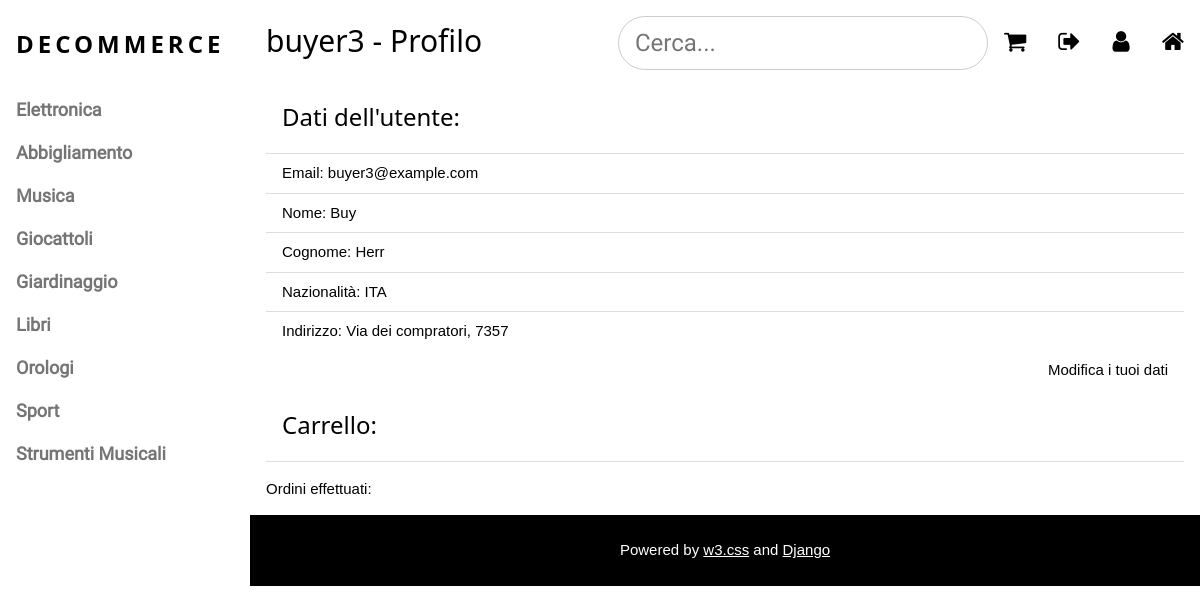
Page /profile/23/ (signed in) on the committed database.
### decommerce/models.py (models this page shows, shortened)
class Category(models.Model):
    name = models.CharField(max_length=50, unique=True, blank=False)
    class Meta:
        verbose_name = _('category')

class UserProfile(models.Model):
    user = models.OneToOneField(User, on_delete=models.CASCADE)
    nationality = models.CharField(max_length=3, validators=[MinLengthValidator(3)], choices=NATION_CHOICES)
    address = models.CharField(max_length=50)
    cart = models.ManyToManyField(CartItem)
    def cartTotal(self):
        return sum([item.product.price * item.quantity for item in self.cart.all()])
    cart_total = property(cartTotal)
    class Meta:
        verbose_name = _('user profile')

### decommerce/views.py (the view)
# urls.py: url(r'^profile/(?P<user_id>[0-9]+)/$', views.profile, name='profile'),
@login_required
def profile(request, user_id):
    user = get_object_or_404(User, pk=user_id)
    visitor = False
    if str(request.user.id) != user_id:
        visitor = True
    if UserProfile.objects.filter(user=user).exists():
        return buyer_profile(request, user, visitor)
    elif SellerProfile.objects.filter(user=user).exists():
        return seller_profile(request, user, visitor)
    else:
        return HttpResponse('You\'re user: ' + user.get_username())

### decommerce/forms.py
class ModifyUserDataForm(forms.Form):
    mail = forms.EmailField(label='E-mail', widget= forms.TextInput(
                            attrs={'class':'w3-input w3-margin-bottom w3-third', 'placeholder':'E-mail'}))
    nationality = forms.ChoiceField(label='Nazionalità', choices=NATION_CHOICES, widget=forms.Select(
                                    attrs={'class':'w3-select w3-input w3-margin-bottom w3-third'}),
                                    required= False)
    address = forms.CharField(max_length = 60, label='Indirizzo', widget= forms.TextInput(
                                attrs={'class':'w3-select w3-input w3-margin-bottom w3-third', 'placeholder':'Indirizzo'}),
                                required = False)
    name = forms.CharField(max_length = 30, widget= forms.TextInput(
                            attrs={'class':'w3-select w3-input w3-margin-bottom w3-third', 'placeholder':'Nome'}),
                           required= False)
    surname = forms.CharField(max_length = 30, widget= forms.TextInput(
                            attrs={'class':'w3-select w3-input w3-margin-bottom w3-third', 'placeholder':'Cognome'}),
                           required= False)

### decommerce/context_processor.py (called while the page is built)
def base_context(request):
    context = {'categories': Category.objects.all()}
    user = request.user
    if request.user.is_authenticated() and UserProfile.objects.filter(user = user).exists():
        buyer = UserProfile.objects.get(user = user)
        cart = []
        for item in buyer.cart.all():
            if item.product in cart:
                product = list.pop()
        context.update({'cart': buyer.cart.all(), 'cart_total': buyer.cart_total})
    return context

### decommerce/templates/decommerce/buyer_profile.html (shortened to what this page needs)
{% extends 'decommerce/base.html' %}
{% block top_title %}{{ buyer.user.get_username }} - Profilo{% endblock %}
{% block content %}
    <div class="w3-container">
        <ul class="w3-ul">
            <li><h3>Dati dell'utente:</h3></li>
            <li>Email: {{ buyer.user.email }}</li>
            <li>Nome: {{ buyer.user.first_name }}</li>
            <li>Cognome: {{ buyer.user.last_name }}</li>
            <li>Nazionalit&agrave;: {{ buyer.nationality }}</li>
            <li>Indirizzo: {{ buyer.address }}</li>
        </ul>
        <button onclick="expandModal('modifyDataDiv')" class="w3-button w3-left-align w3-right">Modifica i tuoi dati
        </button>
    </div>
    <div class="w3-container">
        <ul class="w3-ul">
            <li><h3>Carrello:</h3></li>
        </ul>
    </div>
    <div class="w3-container" style="max-height: 500px; overflow-y: auto">
        <p>Ordini effettuati:</p>
    </div>
{% endblock %}

### decommerce/templates/decommerce/base.html (shortened to what this page needs)
<!DOCTYPE html>
<html lang="it">
<head>
    {% load staticfiles %}
    <link rel="stylesheet" type="text/css" href="{% static 'decommerce/w3.css' %}">
    <link rel="stylesheet" type="text/css" href="{% static 'decommerce/Roboto.css' %}">
    <link rel="stylesheet" type="text/css" href="{% static 'decommerce/Montserrat.css' %}">
    <link rel="stylesheet" type="text/css"
          href="https://cdnjs.cloudflare.com/ajax/libs/font-awesome/4.7.0/css/font-awesome.min.css">
    <link rel="stylesheet" type="text/css" href="{% static 'decommerce/base.css' %}">
</head>
<body class="w3-content" style="max-width: 1200px">
<nav class="w3-sidebar w3-bar-block w3-white w3-collapse w3-top" style="z-index:3;width: 250px;" id="mySidebar">
    <div class="w3-container w3-display-container w3-padding-16">
        <a href="{% url 'decommerce:index' %}" title="DECOMMERCE | Home" style="text-decoration: none"><h3
                class="w3-wide"><b>DECOMMERCE</b></h3>
        </a>
    </div>
    <div class="w3-large w3-text-grey" style="font-weight:bold">
        {% for category in categories %}
            {% if category.id == actual_category.id %}
                <a href="{% url 'decommerce:category' category.id %}" title="{{ category.name }}"
                   class="w3-bar-item w3-button w3-text-black">{{ category.name }}</a>
            {% else %}
                <a href="{% url 'decommerce:category' category.id %}"
                   class="w3-bar-item w3-button">{{ category.name }}</a>
            {% endif %}
        {% endfor %}
    </div>
</nav>
<div class="w3-main" id="contentDiv" style="margin-left: 250px">
    <header class="w3-bar w3-xlarge">
        <h2 class="w3-bar-item">{% block top_title %}{% endblock %}</h2>
        <div id="rightButtons" class="w3-margin-top">
        <a id="homeIcon" href="{% url 'decommerce:index' %}" class="w3-bar-item w3-right w3-button" title="Home">
            <i class="fa fa-home"></i></a>
        {% if request.user.is_authenticated %}
            <a href="{% url 'decommerce:profile' request.user.id %}" class="w3-bar-item w3-right w3-button"
               title="Profilo"><i id="profileIcon" class="fa fa-user"></i></a>
            <a href="{% url 'decommerce:logout' %}" class="w3-bar-item w3-right w3-button" title="Logout"><i
                    id="logoutIcon" class="fa fa-sign-out"></i></a>
        {% else %}
            <a href="{% url 'decommerce:register' %}" class="w3-bar-item w3-right w3-button" title="Registrati"><i
                    id="registerIcon" class="fa fa-user-plus"></i></a>
            <a href="{% url 'decommerce:login' %}" class="w3-bar-item w3-right w3-button" title="Login"><i
                    id="loginIcon" class="fa fa-sign-in"></i></a>
        {% endif %}
        <div class="w3-dropdown-click w3-right">
            <button class="w3-button" onclick="expand('cart')"><i class="fa fa-shopping-cart"></i></button>
        </div>
        <form id="searchForm" action="{% url 'decommerce:search' %}" method="post">
            <input id="searchField" class="w3-bar-item w3-right w3-input w3-round-xxlarge w3-border" name="search"
                   type="search" placeholder="Cerca..." required
                   style="font-family: Roboto, sans-serif">
        </form>
        </div>
    </header>
    {% block content %}{% endblock %}
    <div class="w3-black w3-center w3-padding-24">Powered by
        <a href="https://www.w3schools.com/w3css/default.asp" title="W3.CSS" target="_blank" class="w3-hover-opacity">
            w3.css</a> and <a href="https://www.djangoproject.com/" title="Django" target="_blank"
                              class="w3-hover-opacity">
            Django
        </a>
    </div>
</div>
</body>
</html>

### decommerce/static/decommerce/w3.css (style rules this page uses)
html { box-sizing:border-box }
*,*:before,*:after { box-sizing:inherit }
html { -ms-text-size-adjust:100%;-webkit-text-size-adjust:100% }
body { margin:0 }
article,aside,details,figcaption,figure,footer,header,main,menu,nav,section,summary { display:block }
a { background-color:transparent;-webkit-text-decoration-skip:objects }
button,input,select,textarea { font:inherit;margin:0 }
button,input { overflow:visible }
button,select { text-transform:none }
button,html [type=button],[type=reset],[type=submit] { -webkit-appearance:button }
[type=search] { -webkit-appearance:textfield;outline-offset:-2px }
html,body { font-family:Verdana,sans-serif;font-size:15px;line-height:1.5 }
html { overflow-x:hidden }
h2 { font-size:30px }
h3 { font-size:24px }
h1,h2,h3,h4,h5,h6 { font-family:"Segoe UI",Arial,sans-serif;font-weight:400;margin:10px 0 }
.w3-wide { letter-spacing:4px }
a { color:inherit }
.w3-btn,.w3-button { border:none;display:inline-block;outline:0;padding:8px 16px;vertical-align:middle;overflow:hidden;text-decoration:none;color:inherit;background-color:inherit;text-align:center;cursor:pointer;white-space:nowrap }
.w3-btn,.w3-button { -webkit-touch-callout:none;-webkit-user-select:none;-khtml-user-select:none;-moz-user-select:none;-ms-user-select:none;user-select:none }
.w3-ul { list-style-type:none;padding:0;margin:0 }
.w3-ul li { padding:8px 16px;border-bottom:1px solid #ddd }
.w3-ul li:last-child { border-bottom:none }
.w3-tooltip,.w3-display-container { position:relative }
.w3-input { padding:8px;display:block;border:none;border-bottom:1px solid #ccc;width:100% }
.w3-dropdown-click,.w3-dropdown-hover { position:relative;display:inline-block;cursor:pointer }
.w3-sidebar { height:100%;width:200px;background-color:#fff;position:fixed!important;z-index:1;overflow:auto }
.w3-main,#main { transition:margin-left .4s }
.w3-bar { width:100%;overflow:hidden }
.w3-bar .w3-bar-item { padding:8px 16px;float:left;width:auto;border:none;outline:none;display:block }
.w3-bar .w3-dropdown-hover,.w3-bar .w3-dropdown-click { position:static;float:left }
.w3-bar .w3-button { white-space:normal }
.w3-bar-block .w3-bar-item { width:100%;display:block;padding:8px 16px;text-align:left;border:none;outline:none;white-space:normal;float:none }
.w3-container:after,.w3-container:before,.w3-panel:after,.w3-panel:before,.w3-row:after,.w3-row:before,.w3-row-padding:after,.w3-row-padding:before, .w3-cell-row:before,.w3-cell-row:after,.w3-clear:after,.w3-clear:before,.w3-bar:before,.w3-bar:after { content:"";display:table;clear:both }
.w3-content { max-width:980px;margin:auto }
@media (min-width:993px) { .w3-sidebar.w3-collapse { display:block!important } }
.w3-top,.w3-bottom { position:fixed;width:100%;z-index:1 }
.w3-top { top:0 }
.w3-round-xxlarge { border-radius:32px }
.w3-container,.w3-panel { padding:0.01em 16px }
.w3-large { font-size:18px!important }
.w3-xlarge { font-size:24px!important }
.w3-left-align { text-align:left!important }
.w3-center { text-align:center!important }
.w3-border { border:1px solid #ccc!important }
.w3-margin-top { margin-top:16px!important }
.w3-padding-16 { padding-top:16px!important;padding-bottom:16px!important }
.w3-padding-24 { padding-top:24px!important;padding-bottom:24px!important }
.w3-right { float:right!important }
.w3-white,.w3-hover-white:hover { color:#000!important;background-color:#fff!important }
.w3-black,.w3-hover-black:hover { color:#fff!important;background-color:#000!important }
.w3-text-grey,.w3-hover-text-grey:hover,.w3-text-gray,.w3-hover-text-gray:hover { color:#757575!important }

### decommerce/static/decommerce/base.css (style rules this page uses)
.w3-sidebar a { font-family: "Roboto", sans-serif; }
body, h1, h2, h3, h4, h5, h6, .w3-wide { font-familiy: "Montserrat", sans-serif; }

### rows in the picture
Category: name "Elettronica"
Category: name "Abbigliamento"
Category: name "Musica"
Category: name "Giocattoli"
Category: name "Giardinaggio"
Category: name "Libri"
Category: name "Orologi"
Category: name "Sport"
Category: name "Strumenti Musicali"
UserProfile: user.get_username "buyer3", user.email "buyer3@example.com", user.first_name "Buy", user.last_name "Herr", nationality "ITA", address "Via dei compratori, 7357"
